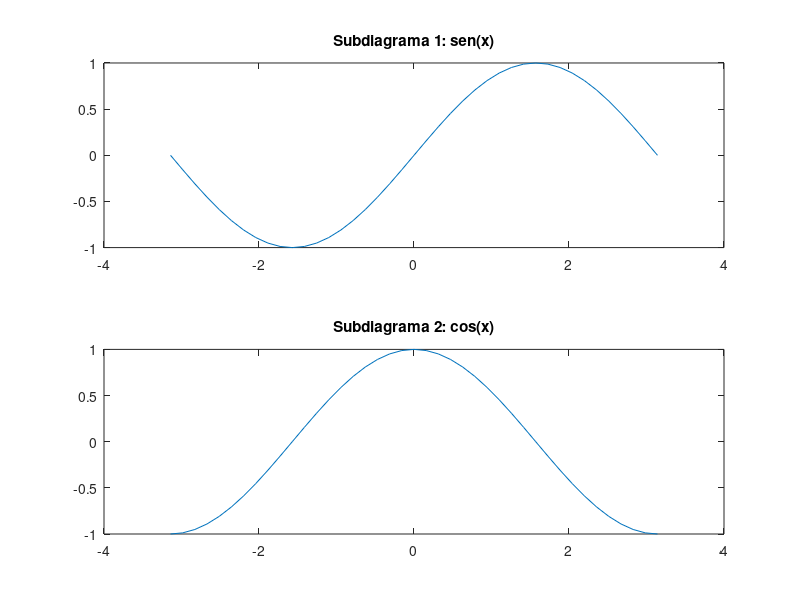

The MATLAB script that drew this image:
# Subdiagramas

figure(1);

% current 1
subplot(2, 1, 1); % 2 linhas e 1 coluna
x = -pi:pi/20:pi;
y = sin(x);
plot(x, y);
title('Subdiagrama 1: sen(x)');

% current 2
subplot(2, 1, 2); % 2 linhas e 1 coluna
x = -pi:pi/20:pi;
y = cos(x);
plot(x, y);
title('Subdiagrama 2: cos(x)');